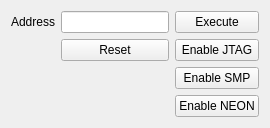
<widget class="QWidget" name="misc_tab">
 <attribute name="title">
  <string>Misc</string>
 </attribute>
 <layout class="QVBoxLayout" name="miscTabLayout">
  <item>
   <layout class="QGridLayout" name="gridLayout">
    <item row="1" column="1">
     <widget class="QPushButton" name="Misc_reset_pushButton">
      <property name="text">
       <string>Reset</string>
      </property>
     </widget>
    </item>
    <item row="3" column="3">
     <widget class="QPushButton" name="Misc_enable_neon_pushButton">
      <property name="text">
       <string>Enable NEON</string>
      </property>
     </widget>
    </item>
    <item row="1" column="3">
     <widget class="QPushButton" name="Misc_enable_jtag">
      <property name="text">
       <string>Enable JTAG</string>
      </property>
     </widget>
    </item>
    <item row="0" column="1">
     <widget class="QLineEdit" name="Misc_exec_addr_lineEdit"/>
    </item>
    <item row="2" column="3">
     <widget class="QPushButton" name="Misc_enable_smp_pushButton">
      <property name="text">
       <string>Enable SMP</string>
      </property>
     </widget>
    </item>
    <item row="0" column="3">
     <widget class="QPushButton" name="Misc_exec_addr_btn">
      <property name="text">
       <string>Execute</string>
      </property>
     </widget>
    </item>
    <item row="0" column="0">
     <widget class="QLabel" name="Misc_exec_addr_label">
      <property name="text">
       <string>Address</string>
      </property>
     </widget>
    </item>
   </layout>
  </item>
 </layout>
</widget>
